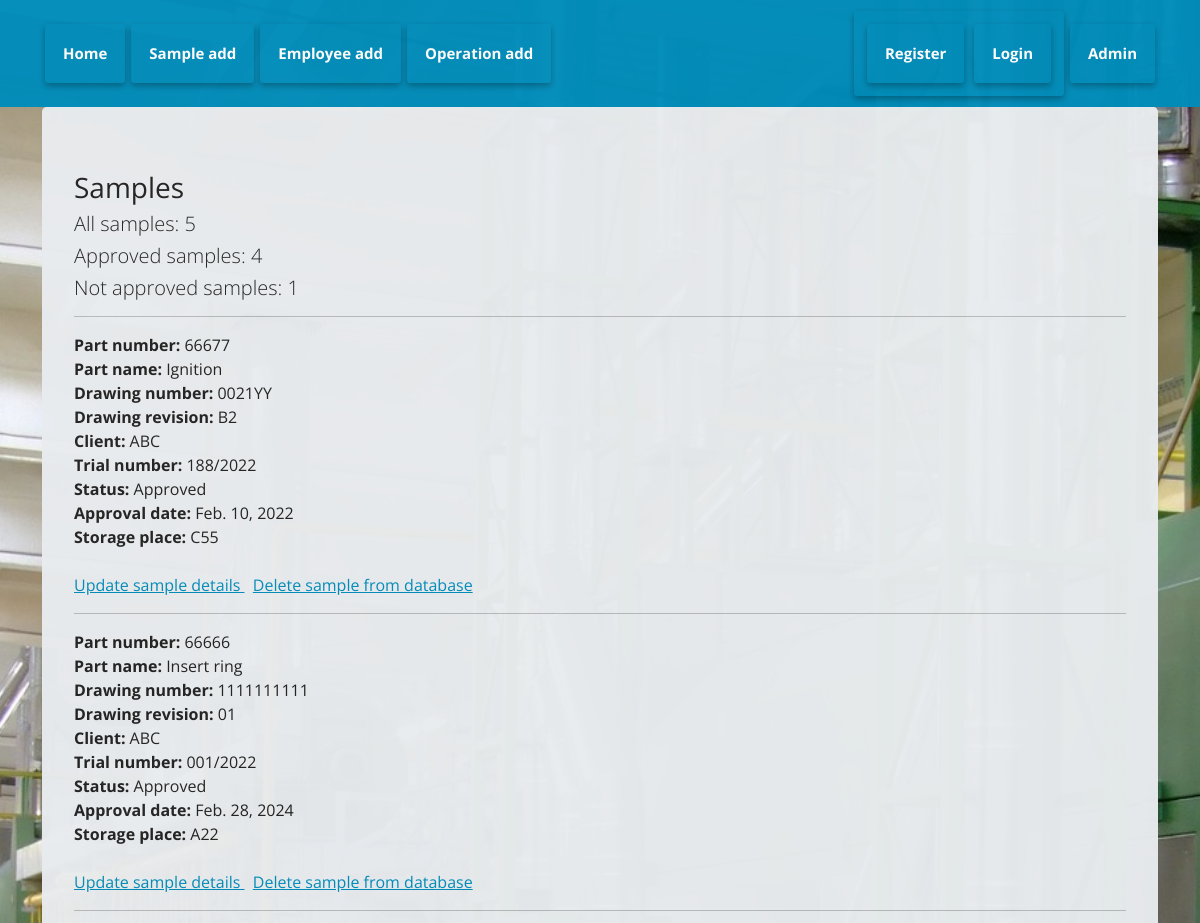
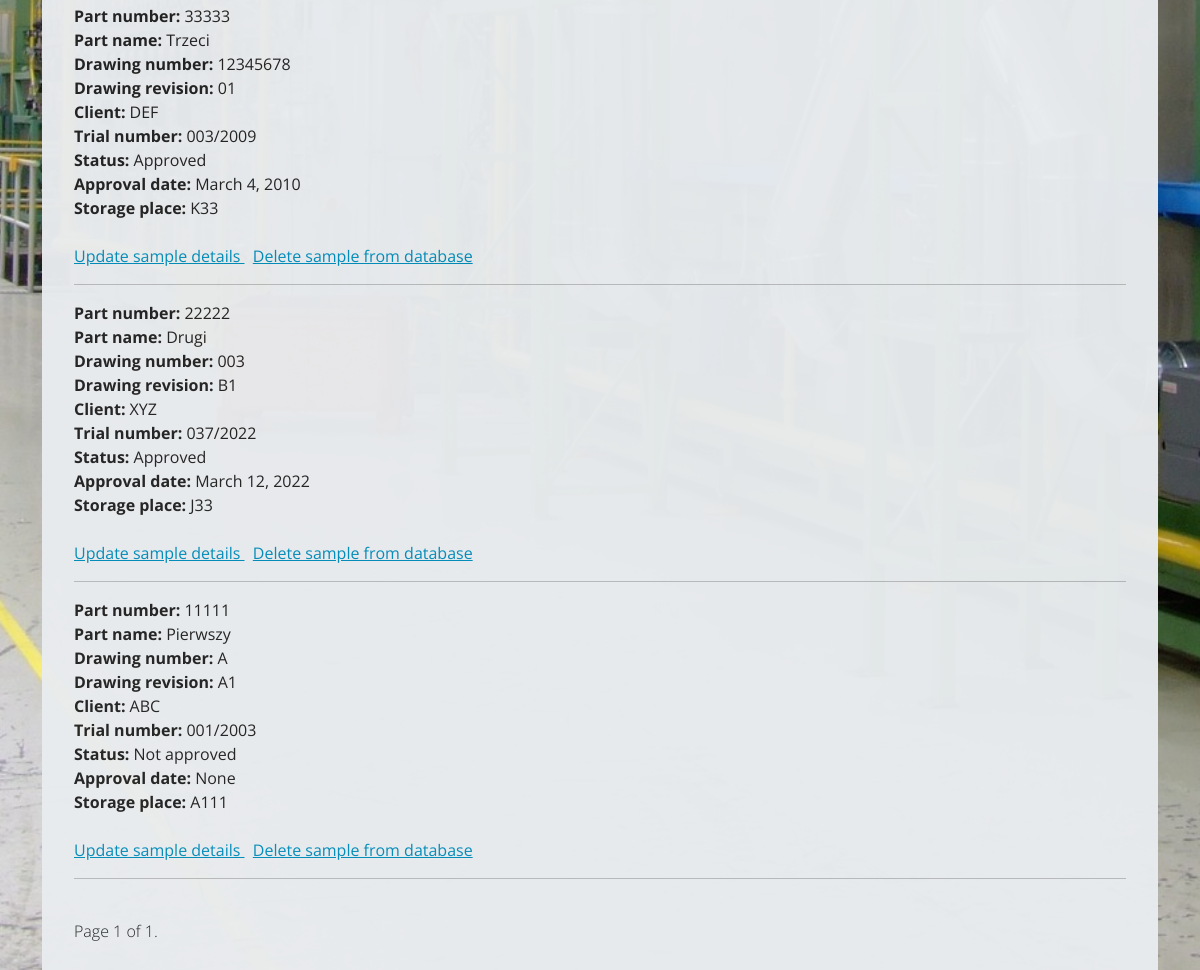
Screenshot of /samples/ with the database file from the repository (2 pictures, top to bottom).
### samples/models.py (models this page shows, shortened)
class Samples(models.Model):
    part_number = models.IntegerField(validators=[MinValueValidator(100), MaxValueValidator(99999)], unique=True)
    part_name = models.CharField(max_length=255, unique=False)
    drawing_number = models.CharField(max_length=20, unique=False)
    drawing_revision = models.CharField(max_length=20, unique=False)
    client = models.CharField(max_length=125)
    trial_number = models.CharField(max_length=20, unique=True)
    APPROVED = 'Approved'
    NOT_APPROVED = 'Not approved'
    STATUS_CHOICES = [
            (APPROVED, 'Approved'),
            (NOT_APPROVED, 'Not approved'),
        ]
    status = models.CharField(max_length=20, choices=STATUS_CHOICES, default='Not approved')
    approval_date = models.DateField(blank=True, null=True)
    storage_place = models.CharField(max_length=50, unique=True)
    class Meta:
        verbose_name = "Samples"
        verbose_name_plural = "Samples"

### samples/views.py (the view)
# urls.py: path('', include('samples.urls')),
def samples(request):
    queryDataAll = Samples.objects.all()
    paginator = Paginator(queryDataAll, 5)
    page_number = request.GET.get('page')
    page_obj = paginator.get_page(page_number)
    approved = Samples.objects.filter(status='Approved').count()
    not_approved = Samples.objects.filter(status='Not approved').count()
    context = {
        'AllSamples': queryDataAll,
        'approved': approved,
        'not_approved': not_approved,
        'page_obj': page_obj
    }
    return render(request, 'samp/samples.html', context)

### samples/templates/samp/samples.html (shortened to what this page needs)
{% extends 'base.html'  %}
{%  block content %}
<!DOCTYPE html>
<html lang="en">
<head>
    <h3><b> Samples </b></h3>
    <h5> All samples: {{ AllSamples.count }} </h5>
    <h5> Approved samples: {{ approved }} </h5>
    <h5> Not approved samples: {{ not_approved }} </h5>
</head>
<hr>
    {% for sample in page_obj %}
        <b>Part number:</b> {{ sample.part_number }}
        <br>
        <b>Part name:</b> {{ sample.part_name }}
        <br>
        <b>Drawing number:</b> {{ sample.drawing_number }}
        <br>
        <b>Drawing revision:</b> {{ sample.drawing_revision }}
        <br>
        <b>Client:</b> {{ sample.client }}
        <br>
        <b>Trial number:</b> {{ sample.trial_number }}
        <br>
        <b>Status:</b> {{ sample.status }}
        <br>
        <b>Approval date:</b> {{ sample.approval_date }}
        <br>
        <b>Storage place:</b> {{ sample.storage_place }}
        <br>
        <br>
        <a href="{% url 'sample-update' sample.part_number %}"> Update sample details </a>
        <a href="{% url 'sample-delete' sample.part_number %}"> Delete sample from database </a>
        <br>
        <hr>
    {% endfor %}
        <br>
    <div class="pagination">
        <span class="step-links">
            <span class="current-page">
                Page {{ page_obj.number }} of {{ page_obj.paginator.num_pages }}.
            </span>
        </span>
    </div>
</html>
{% endblock %}

### rows the page displays
Samples: part_number "66677", part_name "Ignition", drawing_number "0021YY", drawing_revision "B2", client "ABC", trial_number "188/2022", status "Approved", approval_date "Feb. 10, 2022", storage_place "C55"
Samples: part_number "66666", part_name "Insert ring", drawing_number "1111111111", drawing_revision "01", client "ABC", trial_number "001/2022", status "Approved", approval_date "Feb. 28, 2024", storage_place "A22"
Samples: part_number "33333", part_name "Trzeci", drawing_number "12345678", drawing_revision "01", client "DEF", trial_number "003/2009", status "Approved", approval_date "March 4, 2010", storage_place "K33"
Samples: part_number "22222", part_name "Drugi", drawing_number "003", drawing_revision "B1", client "XYZ", trial_number "037/2022", status "Approved", approval_date "March 12, 2022", storage_place "J33"
Samples: part_number "11111", part_name "Pierwszy", drawing_number "A", drawing_revision "A1", client "ABC", trial_number "001/2003", status "Not approved", approval_date "None", storage_place "A111"

### other values shown
{{ AllSamples.count }} "5"
{{ approved }} "4"
{{ not_approved }} "1"
{{ page_obj.number }} "1"
{{ page_obj.paginator.num_pages }} "1"
